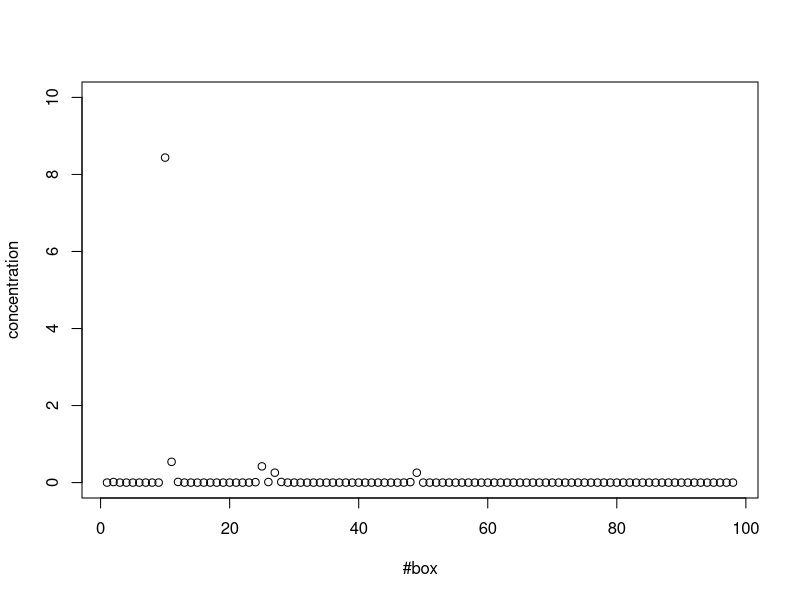
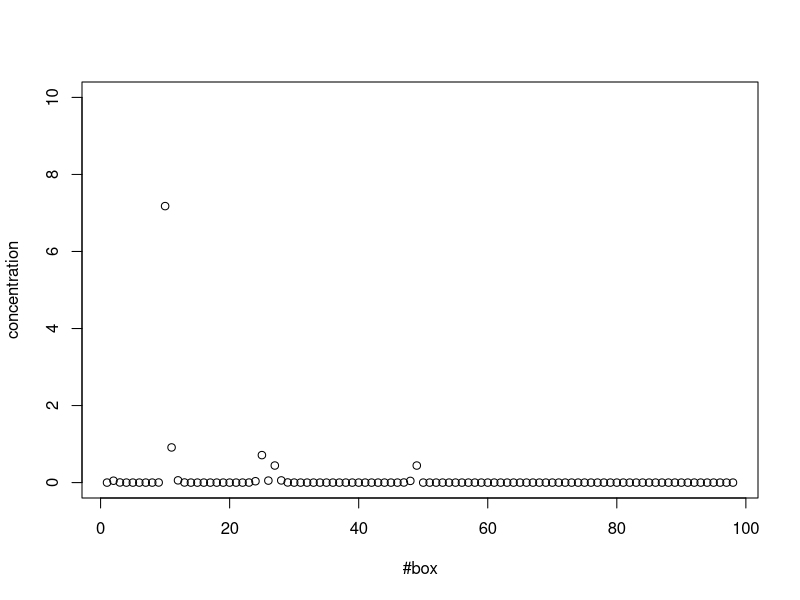
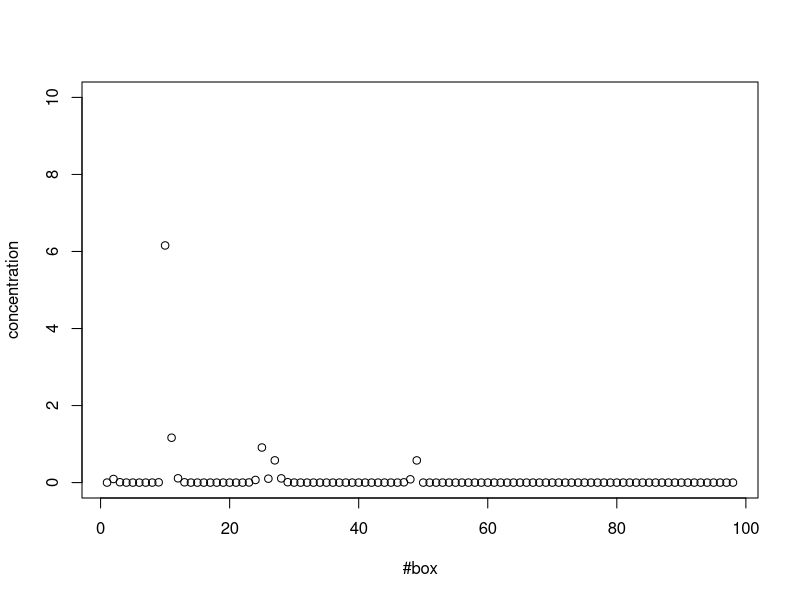
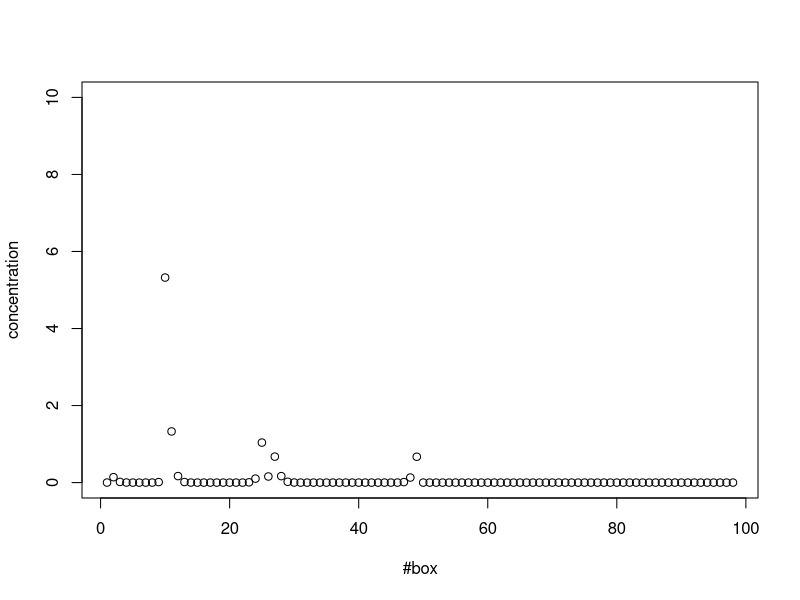
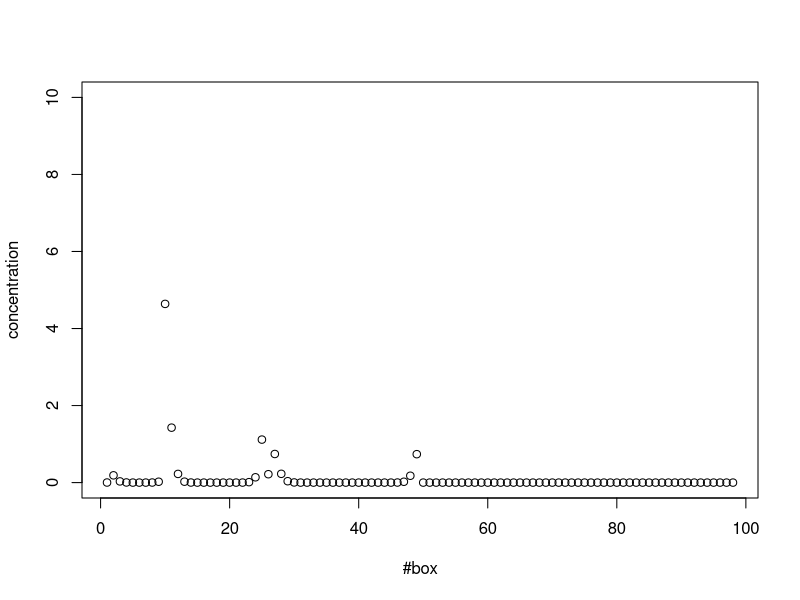
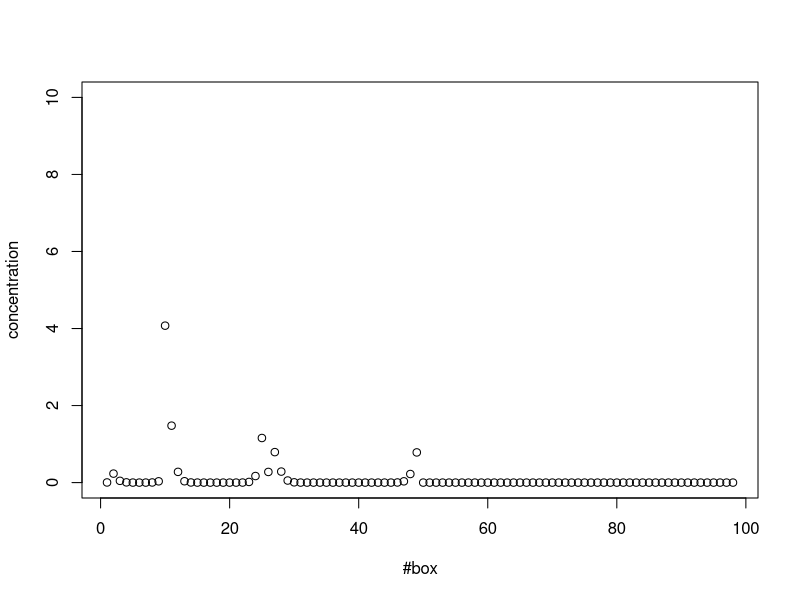
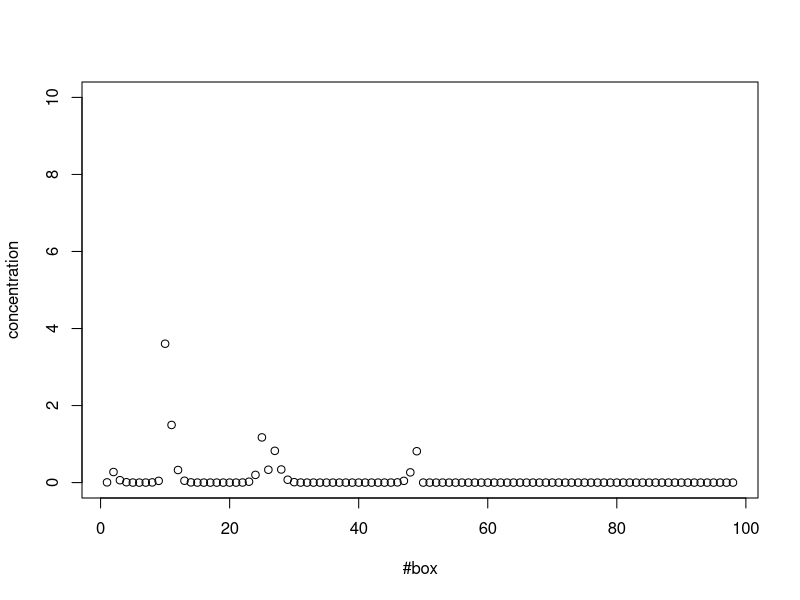
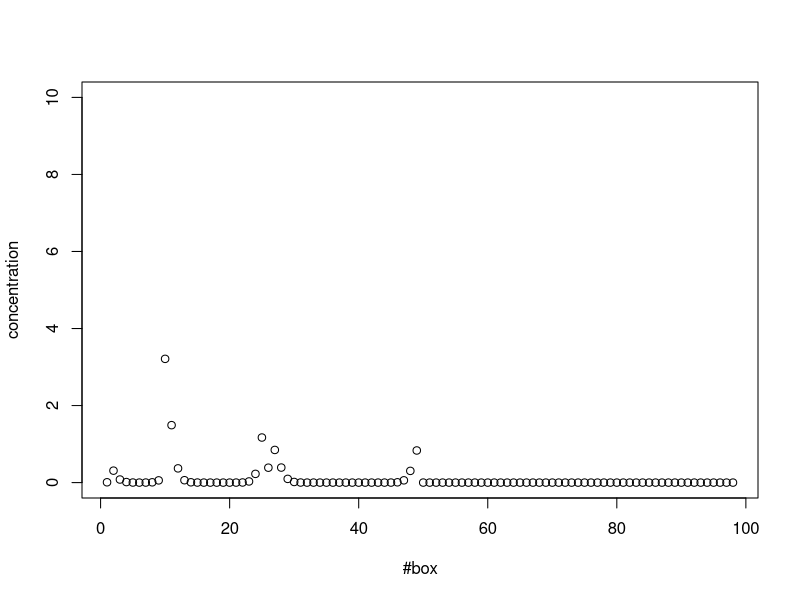

The R script that drew these images, in order: (Note: this script raises an error after producing the figures.)
setwd("~/projects/EPS236-Env.-Modeling-/")

# function to create eigenvalue diagonal matrix Lambda
exp_Lambda = function(lambda_values, t) {
  return( diag(exp(lambda_values * t)) )
}

# initial conditions
# number of layers
n_layer = 4
boxes = rep(NA, n_layer)
for (i in 1:n_layer) {
  if (i == 1) {
    boxes[i] = 1
  } else {
    edge = i * 2 - 1
    boxes[i] = (edge - 1) * 4
  }
}
boxes
n_box = sum(boxes)

# advection velocity
v_a = .014
# diffusion coeff
kh1 = .05
kh2 = .03
kh3 = .03
# initial box number
i_box = 10
# initial concentration
C_i = 10
# time series
t = 0:100

# flows
corner1 = c(kh3, kh1, kh1, kh3)
edge1 = c(kh3, kh1, kh2, kh1)
corner2 = c(kh3, kh3, kh1, kh1)
edge2 = c(kh1, kh3, kh1, kh2)
corner3 = c(kh1, kh3, kh3, kh1)
edge3 = c(kh2, kh1, kh3, kh1)
corner4 = c(kh1, kh1, kh3, kh3)
edge4 = c(kh1, kh2, kh1, kh3)


K = matrix(0.0, nrow = n_box, ncol = n_box)

# diffusion
add_circular_diffusion_term = function(K, kh1, kh2, kh3, n_layer, boxes) {
  for (layer_i in 1:n_layer) {
    if (layer_i == 1) {
      K[1, c(3, 5, 7, 9)] = rep(kh3, 4)
      K[1, 1] = kh3 * -4
    } else if (layer_i == 2) {
      K[2, c(11, 3, 9, 25)] = corner1
      K[2, 2] = K[2, 2] - sum(corner1)
      K[3, c(12, 4, 1, 2)] = edge1
      K[3, 3] = K[3, 3] - sum(edge1)
      K[4, c(13, 15, 5, 3)] = corner2
      K[4, 4] = K[4, 4] - sum(corner2)
      K[5, c(4, 16, 6, 1)] = edge2
      K[5, 5] = K[5, 5] - sum(edge2)
      K[6, c(5, 17, 19, 7)] = corner3
      K[6, 6] = K[6, 6] - sum(corner3)
      K[7, c(1, 6, 20, 8)] = edge3
      K[7, 7] = K[7, 7] - sum(edge3)
      K[8, c(9, 7, 21, 23)] = corner4
      K[8, 8] = K[8, 8] - sum(corner4)
      K[9, c(2, 1, 8, 24)] = edge4
      K[9, 9] = K[9, 9] - sum(edge4)
    } else {
      outer = layer_i * 2 - 1
      inner = (layer_i - 1) * 2 - 1
      startbox = inner^2+1
      endbox = outer^2
      for (i in startbox:endbox) {
        flow = rep(NA, 4)
        top = 0; right = 0; bottom = 0; left = 0
        cornerNum = (i - startbox) / ((layer_i - 1) * 2)
        if (i == startbox) {
          top = i + (9 + 8 * (layer_i - 2))
          right = i + 1
          bottom = endbox
          left = i + (39 + 16 * (layer_i - 3))
          flow = corner1
        } else if (0 < cornerNum & cornerNum < 1) {
          top = i + (9 + 8 * (layer_i - 2))
          right = i + 1
          bottom = i - (9 + 8 * (layer_i - 3))
          left = i - 1
          flow = edge1
        } else if (cornerNum == 1) {
          top = i + (9 + 8 * (layer_i - 2))
          right = i + (9 + 8 * (layer_i - 2) + 2)
          bottom = i + 1
          left = i - 1
          flow = corner2
        } else if (1 < cornerNum & cornerNum < 2) {
          top = i - 1
          right = i + (9 + 8 * (layer_i - 2) + 2)
          bottom = i + 1
          left = i - (9 + 8 * (layer_i - 3) + 2)
          flow = edge2
        } else if (cornerNum == 2) {
          top = i - 1
          right = i + (9 + 8 * (layer_i - 2) + 2)
          bottom = i + (9 + 8 * (layer_i - 2) + 4)
          left = i + 1
          flow = corner3
        } else if (2 < cornerNum & cornerNum < 3) {
          top = i - (9 + 8 * (layer_i - 3) + 4)
          right = i - 1
          bottom = i + (9 + 8 * (layer_i - 2) + 4)
          left = i + 1
          flow = edge3
        } else if (cornerNum == 3) {
          top = i + 1
          right = i - 1
          bottom = i + (9 + 8 * (layer_i - 2) + 4)
          left = i + (9 + 8 * (layer_i - 2) + 6)
          flow = corner4
        } else if (i == endbox) {
          top = startbox
          right = i - (23 + 16 * (layer_i - 3))
          bottom = i - 1
          left = i + (9 + 8 * (layer_i - 2) + 6)
          flow = edge4
        } else if (3 < cornerNum & cornerNum < 4) {
          top = i + 1
          right = i - (9 + 8 * (layer_i - 3) + 6)
          bottom = i - 1
          left = i + (9 + 8 * (layer_i - 2) + 6)
          flow = edge4
        }
        adjacent = c(top, right, bottom, left)
        flow_fix = flow[adjacent <= n_box]
        adjacent_fix = adjacent[adjacent <= n_box]
        K[i, adjacent_fix] = K[i, adjacent_fix] + flow_fix
        K[i, i] =　K[i, i] - sum(flow_fix)
      }
    }
  }
  return( K )
}


# advection - call if v_a != 0
add_circular_advection_term = function(K, v_a, n_box, n_layer) {
  for (layer_i in 2:n_layer) {
    outer = layer_i * 2 - 1
    inner = (layer_i - 1) * 2 - 1
    startbox = inner^2+1
    endbox = outer^2
    for (i in startbox:endbox) {
      K[i, i] = K[i, i] - v_a
      if (v_a > 0) {
        if (i == startbox) {
          K[i, endbox] = K[i, endbox] + v_a
        } else {
          K[i, i-1] = K[i, i-1] + v_a
        }
      } else {
        if (i == endbox) {
          K[i, startbox] = K[i, startbox] + v_a
        } else {
          K[i, i+1] = K[i, i+1] + v_a
        }
      }
    }
  }
  return( K )
}

# construct transition matrix
K = add_circular_diffusion_term(K, kh1, kh2, kh3, n_layer, n_box)

# making sure mass is conserved
sum(K)
which(abs(rowSums(K)) > 0.001)
which(abs(colSums(K)) > 0.001)

K = add_circular_advection_term(K, v_a, n_box, n_layer)

sum(K)
which(abs(rowSums(K)) > 0.01)

library(Matrix)
K_0 = bdiag(K, K)

add_connection_diffusion = function(K, kh1, n_layer) {
  nexttop = (n_layer * 2 - 1)^2 + 1
  K[1, nexttop] = K[1, nexttop] + kh1
  K[1, 1] = K[1, 1] - kh1
  K[nexttop, 1] = K[nexttop, 1] + kh1
  K[nexttop, nexttop] = K[nexttop, nexttop] - kh1
  return( K )
}

K_0 = add_connection_diffusion(K_0, kh1, n_layer)

# eigenvalues and eigenvectors
eigens = eigen(K_0)
e_vals = eigens$values
Xe = eigens$vectors

# initial condition
C_0 = matrix(0, nrow = n_box * 2, ncol = 1)
C_0[i_box] = C_i


# matrix to store the transition of concentration
Conc = matrix(nrow = n_box * 2, ncol = length(t))
Conc[, 1] = C_0
# loop over time to calculate C(t) for t
for (t_i in t) {
  if (t_i != 0) {
    Lambda_t = exp_Lambda(e_vals, t_i)
    conc_t_i = Re(Xe %*% Lambda_t %*% solve(Xe, C_0))
    Conc[, t_i+1] = conc_t_i
    # plotting!
    filename = formatC(t_i, width = 3, format = "d", flag = "0")
    png(paste("./part2_movie/", filename, ".png", sep=""))
    plot(x = 1:(n_box*2), y = conc_t_i, xlim = c(1, n_box*2), ylim = c(0, C_i), xlab = "#box", ylab = "concentration")
    dev.off()
  }
}

